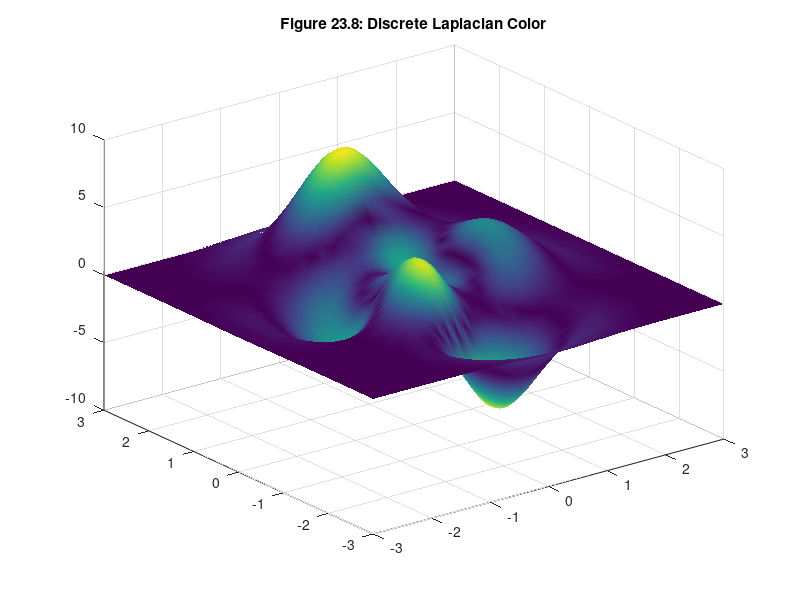

The MATLAB script that drew this image:
[x,y,z] = peaks; % default output of peaks
dx = x(1,2) - x(1,1); % spacing in x direction
dy = y(2,1) - y(1,1); % spacing in y direction
L = del2(z,dx,dy);
surf(x,y,z,abs(L))
shading interp
title('Figure 23.8: Discrete Laplacian Color')
